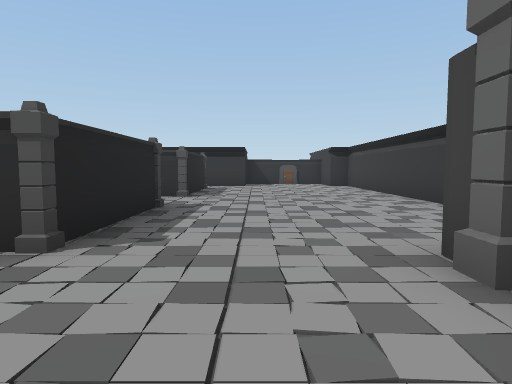
view 1 (above)

17 first-person views from a walk through a Unity game level. The camera is 1.3 m above the floor, tilts 4° down and sees 75° across. The floor is counted in squares, 2 m on a side. Each view is taken from the middle of a square. On the plan, view 1 faces up. The plan holds only what a view shows up to about 10 squares ahead; the rest is blank. The place goes on beyond the plan. The player character is not drawn.

view 2
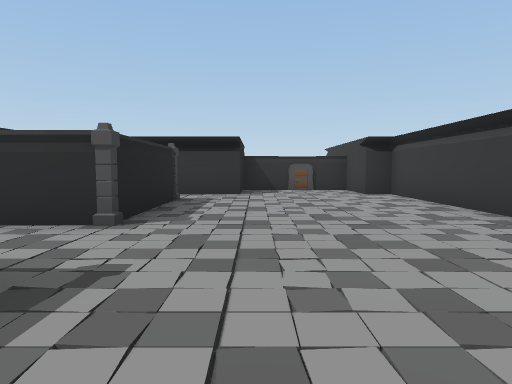

view 3
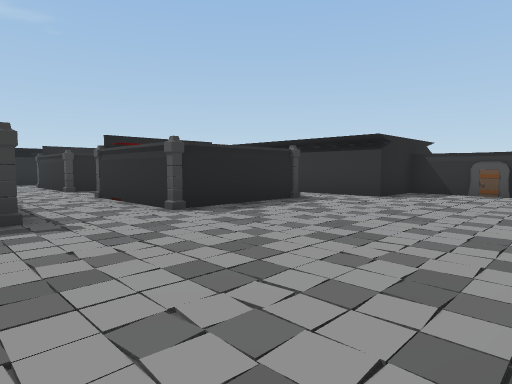

view 4
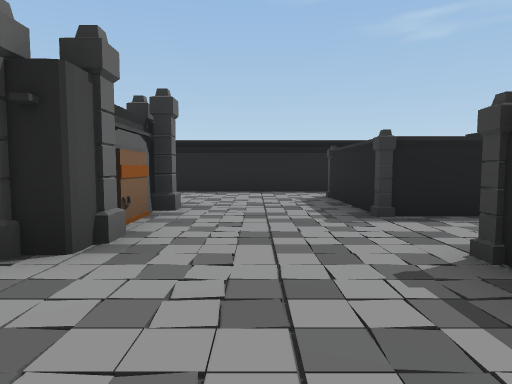

view 5
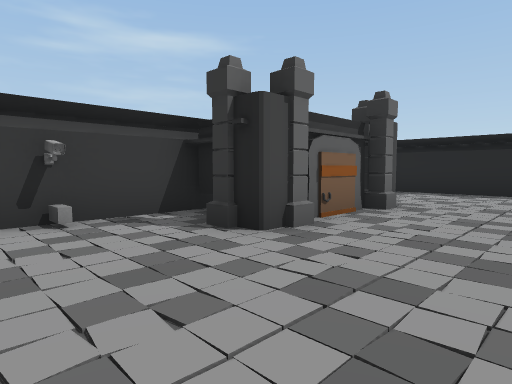

view 6
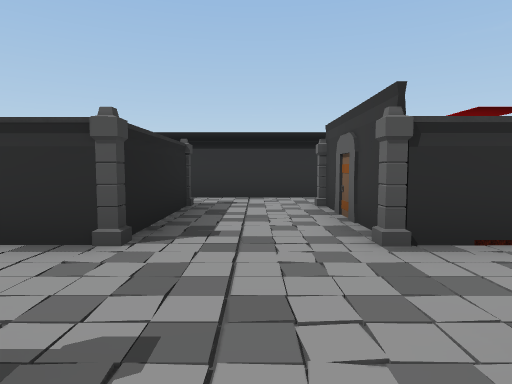

view 7
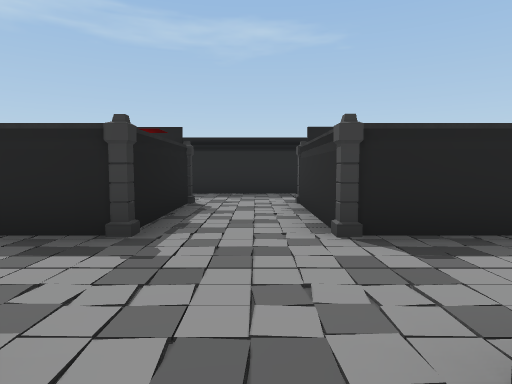

view 8
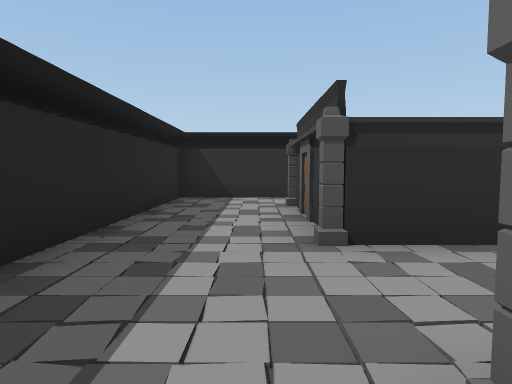

view 9
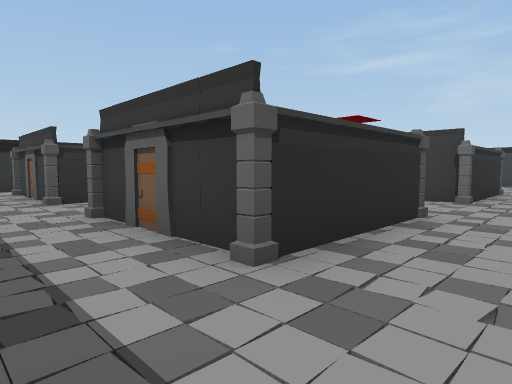

view 10
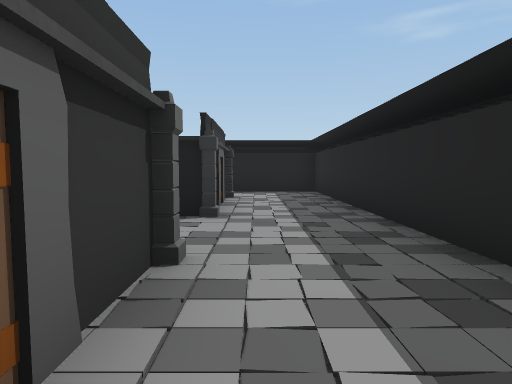

view 11
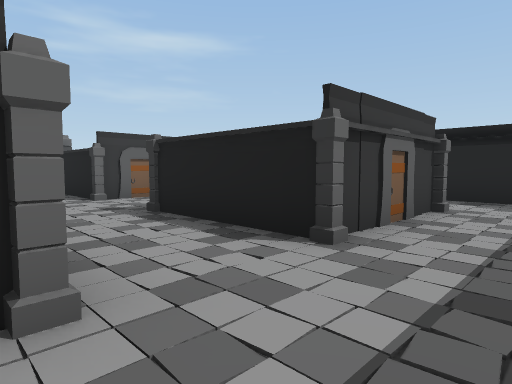

view 12
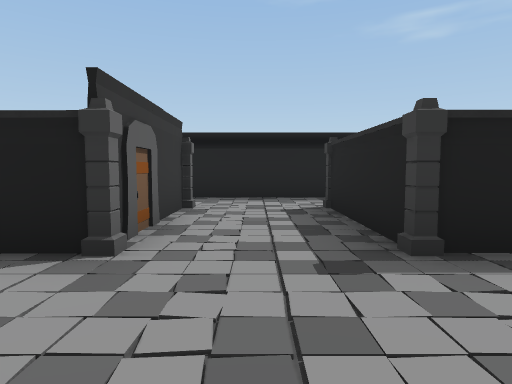

view 13
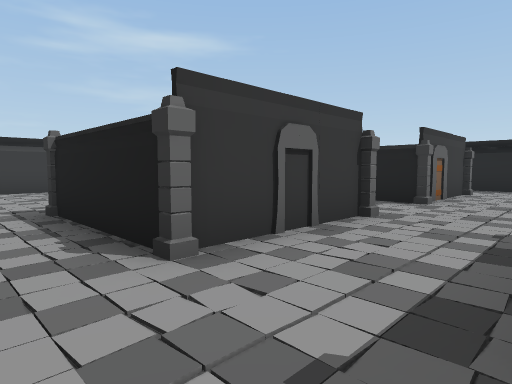

view 14
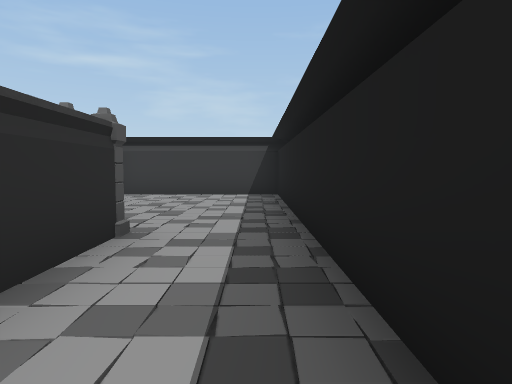

view 15
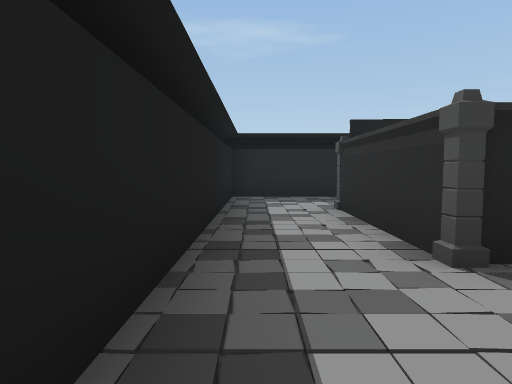

view 16
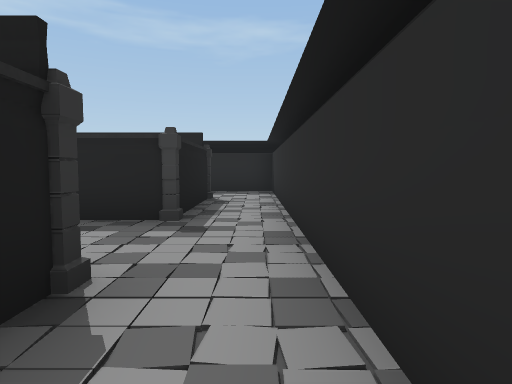

view 17
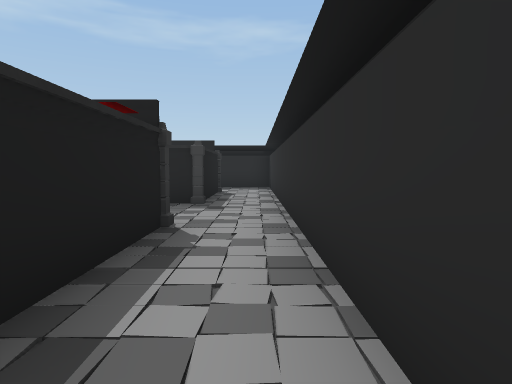

### Floor plan
Points are (right, up) in squares from view 1. A wall is a line through its corners. A room is listed if a view was taken in it or the views show most of it. See-through windows are left out.
Room 1 (views 1, 2, 3, 4, 5, 7, 14, 15, 16, 17)
walls: (-2.5, 2.6) (-4.6, 2.6); (-2.4, 7.8) (-4.6, 7.8); (-4.8, 8.4) (-4.8, 10.2); (3.4, 1.8) (3.4, 12.5) (2.8, 12.5) (2.8, 14); (-4.6, 0.5) (-2.4, 0.5); (1.5, -0.3) (1.5, 1.5); (-4.5, 10.9) (-2.4, 10.9); (-7.2, 10.4) (-7.2, 8.6); (1.9, 14.2) (-0.4, 14.2) (-0.4, 12.5) (-9.5, 12.5); (-9.4, 10.9) (-7.5, 10.9); (-5.5, -4.6) (3.4, -4.6) (3.4, -0.6)
ways out: opening at (-6.4, 8.4) to room 2; opening at (-5, -3.5) to room 3; opening at (-3.5, 1.5) to room 3
objects: pillar (-7, 11); pillar (-5, -3); pillar (-5, 6); pillar (-5, 8); pillar (-5, 11); pillar (-2, -3); pillar (-2, 0); pillar (-2, 3); pillar (-2, 6); pillar (-2, 7); pillar (-2, 12); pillar (2, -1); pillar (2, 2)
Room 2 (views 6, 8, 10, 13)
walls: (-10.3, 8.5) (-10.3, 10.5); (-7.4, 7.8) (-9.6, 7.8); (-10.3, 3.4) (-10.3, 5.7) (-7.2, 5.7) (-7.2, 4.5); (-9.5, 12.5) (-12.7, 12.5) (-12.7, 5.3); (-4.8, 3.5) (-4.8, 5.6)
ways out: opening at (-6.4, 8.4) to room 1; opening at (-11.5, 4) to room 3; opening at (-6.5, 4) to room 3
objects: pillar (-10, 6); pillar (-10, 8); pillar (-10, 11); pillar (-7, 6); pillar (-7, 8)
Room 3 (views 9, 11, 12)
walls: (-10.3, -1.5) (-10.3, -0.4); (-7.5, 2.6) (-9.6, 2.6); (-12.7, 2.9) (-12.7, -4.6) (-5.5, -4.6); (-4.8, -2.5) (-4.8, -0.4)
ways out: opening at (-5, -3.5) to room 1; opening at (-3.5, 1.5) to room 1; opening at (-11.5, 4) to room 2; opening at (-6.5, 4) to room 2
objects: pillar (-10, -3); pillar (-10, 0); pillar (-10, 3); pillar (-7, -3); pillar (-7, 0); pillar (-7, 3); pillar (-5, 0); pillar (-5, 2)

Positions as (right, up) in squares from view 1, and headings:
1: (0, 0), facing up
2: (0, 4), facing up
3: (3, 5), facing up-left
4: (0, 5), facing down
5: (-1, 5), facing down-right
6: (-6, 5), facing up
7: (-4, 7), facing left
8: (-11, 5), facing up
9: (-12, 1), facing up-right
10: (-11, 5), facing down
11: (-12, 3), facing down-right
12: (-6, 3), facing down
13: (-7, 7), facing down-right
14: (-5, -4), facing right
15: (-5, -4), facing left
16: (-3, 12), facing left
17: (-1, 12), facing left
